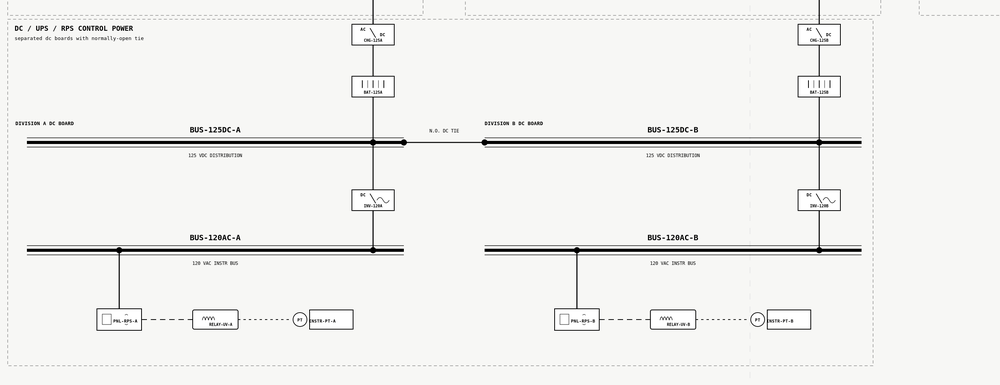
#> input picture INL works/Improved -- blind iteration on different input combinations/1/Raw + wires + junctions + OCR/codes/crop_dc_ups_rps.png, 1000 x 385 px, shrunk from 2600 x 1000 before the run; its folder holds only this picture in this run
$ python -i detect_components_folders_1_6.py   (imports and definitions only)
#> lines starting #> are read from the running program, lines starting #| are printed output that depends on the picture; after the words box and inside, x2 and y2 are one past the last pixel; in counts of white or black regions, pixels touching at a corner belong together
"""Detect components in real diagrams for folders 1-6.

This script inspects each raw PNG diagram in
`C:\Asif_all_python_projects\INL\Labeled Real Diagram Layers\1..6`
(using only image processing, no OCR), and writes a component
overlay image into every subfolder whose name contains
"+ components".

The detection is heuristic: it uses connected components on the
binary linework, then filters by area, aspect ratio, and relative
box size to avoid most text blocks, title blocks, and pure wires.
"""

import os
from typing import List, Tuple

import cv2
import numpy as np

BASE_LAYER_DIR = r"C:\Asif_all_python_projects\INL\Labeled Real Diagram Layers"


# [33 lines left out: functions find_raw_image, find_component_dirs, not called in this run]


def classify_component(
    area: int,
    width: int,
    height: int,
    image_area: int,
    image_h: int,
    image_w: int,
) -> str:
    """Heuristically classify a connected component as a component or ignore.

    Rules are tuned to reduce false positives from text and pure wires:
    - Ignore very small areas (likely individual characters or tiny marks).
    - Ignore huge areas and boxes that span a large fraction of the page
      (title blocks, big frames).
    - Ignore very skinny or extremely elongated boxes (wires, text lines).
    - Keep moderately sized, roughly rectangular blobs.
    """

    # Minimum size in pixels: tuned based on the real diagrams.
    min_area = 1000
    if area < min_area:
        return ""

    # Do not treat very large page-spanning regions as components.
    max_area = int(image_area * 0.015)  # about 1.5% of the page
    if area > max_area:
        return ""

    # Require a reasonable box size so we skip tiny specks.
    if width < 20 or height < 20:
        return ""

    aspect = width / float(height)

    # Skip strongly elongated boxes (likely wires or text lines).
    if aspect > 4.0 or aspect < 0.25:
        return ""

    # Skip boxes that are a large fraction of the page dimensions
    # (headers, big notes, title blocks).
    if width > image_w * 0.4 or height > image_h * 0.4:
        return ""

    return "component"


def detect_components(image_path: str) -> Tuple[cv2.Mat, List[Tuple[int, int, int, int, str]]]:
    """Detect components and return overlay image and bounding boxes.

    Returns (overlay_image, boxes) where boxes is a list of
    (x, y, w, h, label) with label currently always 'component'.
    """

    img = cv2.imread(image_path)
#> img is the input picture: shape (385, 1000, 3); mean B, G, R 238.5, 240.3, 240.3
    if img is None:
        raise SystemExit(f"Could not read image: {image_path}")

    gray = cv2.cvtColor(img, cv2.COLOR_BGR2GRAY)

    # Emphasize dark linework and symbols by inverting a binary Otsu
    # threshold. Text is also dark, but many small text components will
    # be filtered out by area/shape rules.
    _, binary = cv2.threshold(gray, 0, 255, cv2.THRESH_BINARY_INV | cv2.THRESH_OTSU)
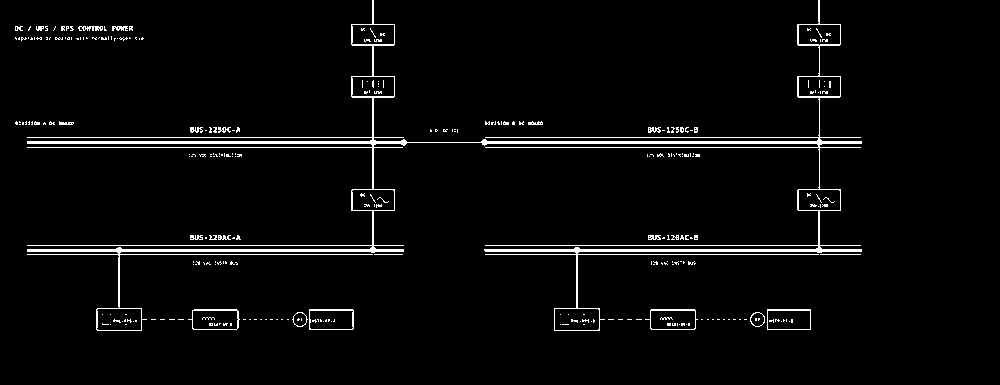
#> binary: shape (385, 1000); 3.4% white in thin lines or dots, all inside (x1, y1, x2, y2) = (15, 0, 862, 331)

    # Mild morphological cleanup to join nearby strokes without
    # over-merging everything.
    kernel = cv2.getStructuringElement(cv2.MORPH_RECT, (3, 3))
    binary = cv2.morphologyEx(binary, cv2.MORPH_CLOSE, kernel, iterations=1)
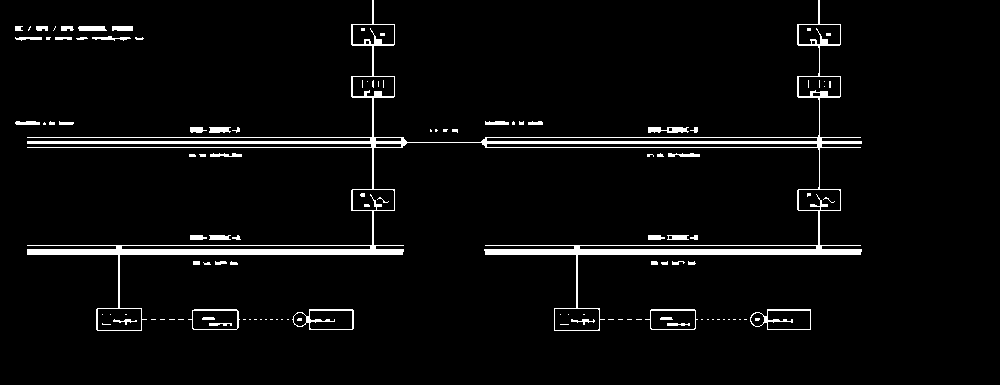
#> binary: shape (385, 1000); 4.1% white; 116 white regions (70 under 20 px), largest, box (x1, y1, x2, y2) and area: (27, 0, 862, 331) 11834, (292, 309, 354, 330) 304, (750, 309, 811, 330) 289
    binary = cv2.morphologyEx(binary, cv2.MORPH_OPEN, kernel, iterations=1)
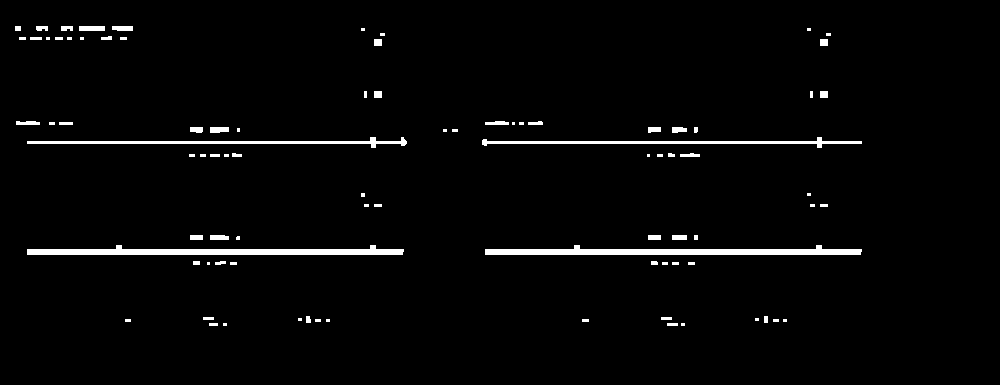
#> binary: shape (385, 1000); 2.5% white; 87 white regions (34 under 20 px), largest, box (x1, y1, x2, y2) and area: (27, 245, 404, 255) 2307, (485, 245, 862, 255) 2307, (27, 137, 407, 148) 1208

    num_labels, labels, stats, _ = cv2.connectedComponentsWithStats(binary, connectivity=8)
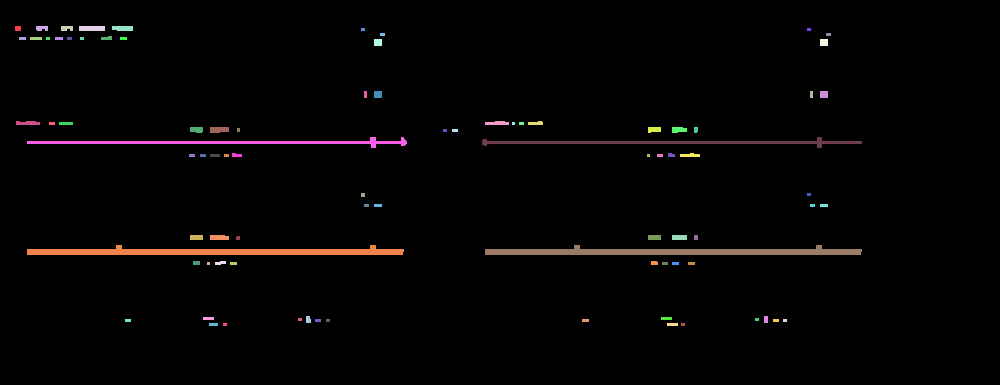
#> labels: shape (385, 1000) int32; 88 distinct labels, from 0 to 87; one colour per label, 0 black
#> num_labels = 88; stats = 88 rows, first 6: [0, 0, 1000, 385, 375249], [15, 26, 6, 5, 30], [36, 26, 12, 5, 53], [61, 26, 12, 5, 54], [79, 26, 26, 5, 130], [112, 26, 21, 5, 100]

    image_h, image_w = gray.shape
#> image_h = 385; image_w = 1000
    image_area = image_h * image_w
#> image_area = 385000

    boxes: List[Tuple[int, int, int, int, str]] = []
    for label in range(1, num_labels):  # skip background
        x, y, w, h, area = stats[label]
        cls = classify_component(area, w, h, image_area, image_h, image_w)
        if not cls:
            continue
        boxes.append((x, y, w, h, cls))
#> this loop made 87 passes
#> (x, y, w, h, area) on passes 1, 2, 3, 4, 5, 10, 11, 13, 16, 17, 18, 19: (15, 26, 6, 5, 30), (36, 26, 12, 5, 53), (61, 26, 12, 5, 54), (79, 26, 26, 5, 130), (112, 26, 21, 5, 100), (19, 37, 7, 3, 21), (30, 37, 12, 3, 36), (55, 37, 8, 3, 24), (101, 36, 11, 4, 37), (120, 37, 7, 3, 21), (374, 39, 8, 7, 56), (820, 39, 8, 7, 56)
#> after the loop, boxes = []

    overlay = img.copy()
    orange = (0, 140, 255)  # BGR

    for x, y, w, h, cls in boxes:
        cv2.rectangle(overlay, (x, y), (x + w, y + h), orange, 2)
#> this loop made 0 passes

    return overlay, boxes


# [36 lines left out: functions write_overlays_for_folder, main, not called in this run]


# [2 lines not run here, left out]

>>> result = detect_components('../Improved -- blind iteration on different input combinations/1/Raw + wires + junctions + OCR/codes/crop_dc_ups_rps.png')

$ run again, on INL works/Improved -- blind iteration on different input combinations/1/Raw + wires + junctions + OCR/codes/crop_loads_and_dc.png
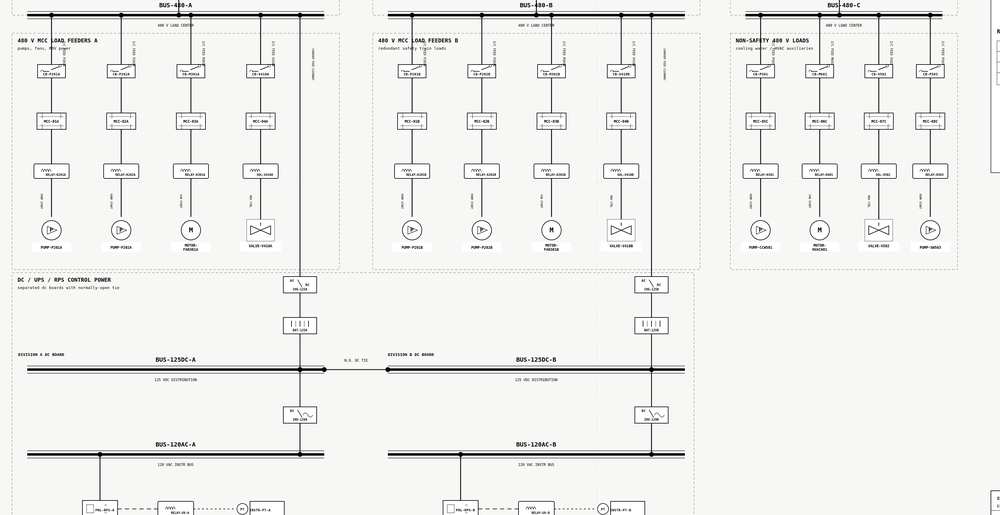
#> input picture INL works/Improved -- blind iteration on different input combinations/1/Raw + wires + junctions + OCR/codes/crop_loads_and_dc.png, 1000 x 515 px, shrunk from 3300 x 1700 before the run
#> in detect_components, img is the input picture: shape (515, 1000, 3); mean B, G, R 237.5, 239.2, 239.2
#> in detect_components, `_, binary = cv2.threshold(gray, 0, 255, cv2.THRESH_BINARY_INV | cv2.TH..`:
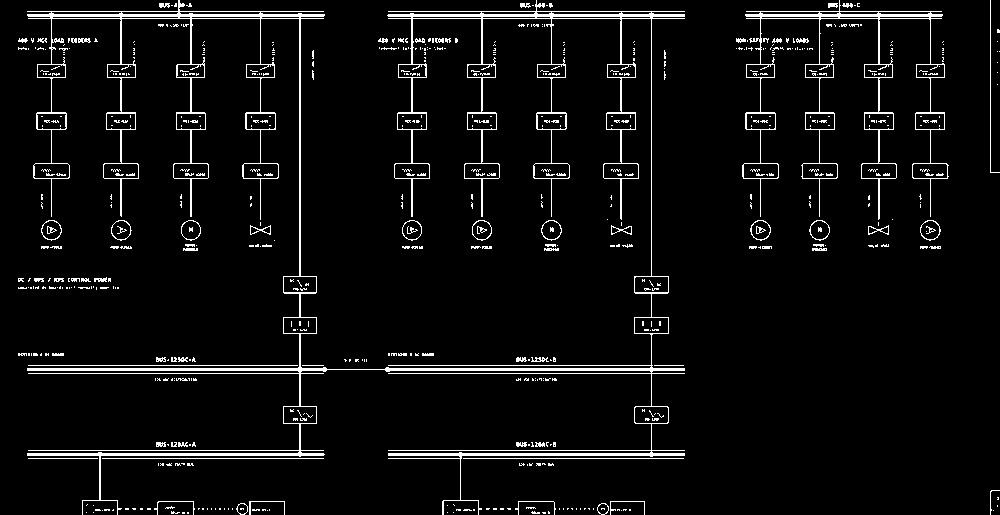
#> binary: shape (515, 1000); 5.1% white in thin lines or dots
#> in detect_components, `num_labels, labels, stats, _ = cv2.connectedComponentsWithStats(binary..`:
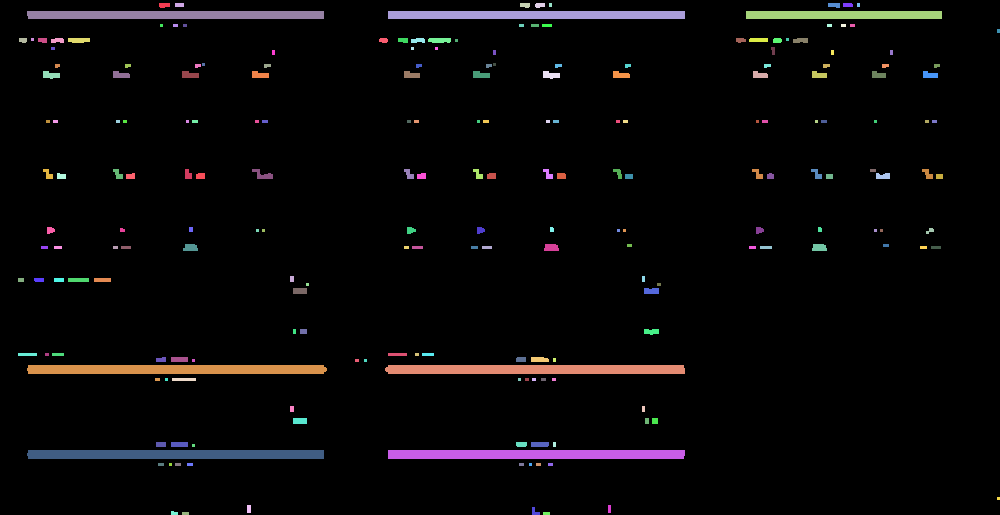
#> labels: shape (515, 1000) int32; 215 distinct labels, from 0 to 214; one colour per label, 0 black
#> num_labels = 215; stats = 215 rows, first 6: [0, 0, 1000, 515, 490711], [159, 3, 11, 5, 49], [175, 3, 9, 4, 36], [520, 3, 10, 5, 44], [535, 3, 10, 5, 43], [549, 3, 3, 4, 12]
#> the loop in detect_components, `for label in range(1, num_labels):` made 214 passes
#> after the loop in detect_components, `for label in range(1, num_labels):`: boxes = []

$ run again, on INL works/Improved -- blind iteration on different input combinations/1/Raw + wires + junctions + OCR/codes/crop_top_bus_ties.png
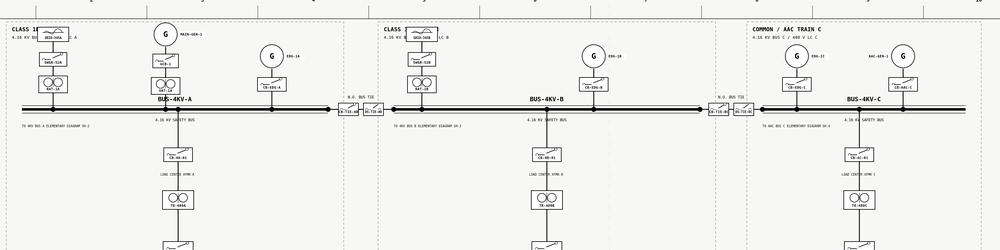
#> input picture INL works/Improved -- blind iteration on different input combinations/1/Raw + wires + junctions + OCR/codes/crop_top_bus_ties.png, 1000 x 250 px, shrunk from 3200 x 800 before the run
#> in detect_components, img is the input picture: shape (250, 1000, 3); mean B, G, R 238.1, 239.9, 239.9
#> in detect_components, `_, binary = cv2.threshold(gray, 0, 255, cv2.THRESH_BINARY_INV | cv2.TH..`:
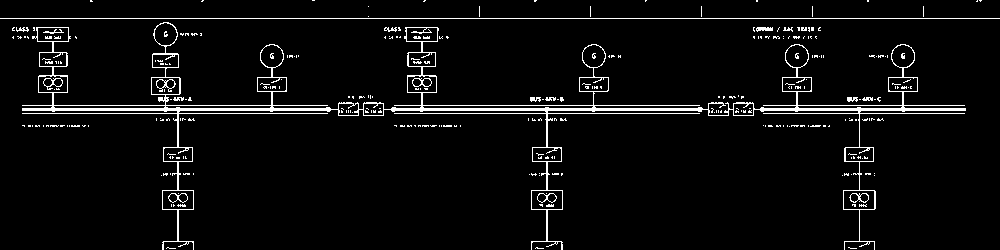
#> binary: shape (250, 1000); 4.6% white in thin lines or dots
#> in detect_components, `num_labels, labels, stats, _ = cv2.connectedComponentsWithStats(binary..`:
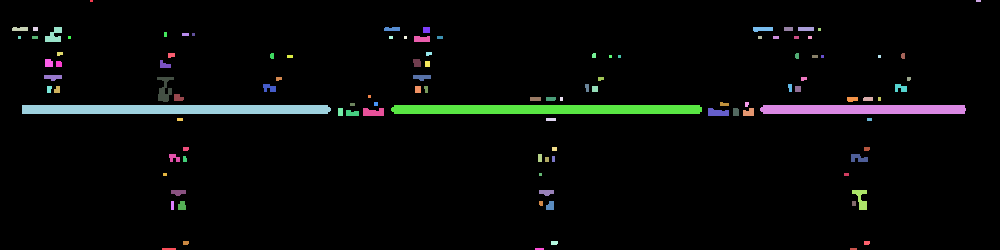
#> labels: shape (250, 1000) int32; 111 distinct labels, from 0 to 110; one colour per label, 0 black
#> num_labels = 111; stats = 111 rows, first 6: [0, 0, 1000, 250, 238579], [90, 0, 3, 2, 6], [976, 0, 5, 2, 10], [12, 27, 16, 4, 60], [33, 27, 5, 4, 20], [45, 27, 17, 15, 157]
#> the loop in detect_components, `for label in range(1, num_labels):` made 110 passes
#> (x, y, w, h, area) on passes 3 to 10: (12, 27, 16, 4, 60), (33, 27, 5, 4, 20), (45, 27, 17, 15, 157), (384, 27, 16, 4, 60), (423, 27, 7, 6, 42), (753, 27, 20, 5, 84), (784, 27, 9, 4, 36), (798, 27, 16, 4, 64)
#> after the loop in detect_components, `for label in range(1, num_labels):`: boxes = []

$ run again, on INL works/Improved -- blind iteration on different input combinations/1/Raw + wires + junctions + OCR/codes/crop_train_c_loads.png
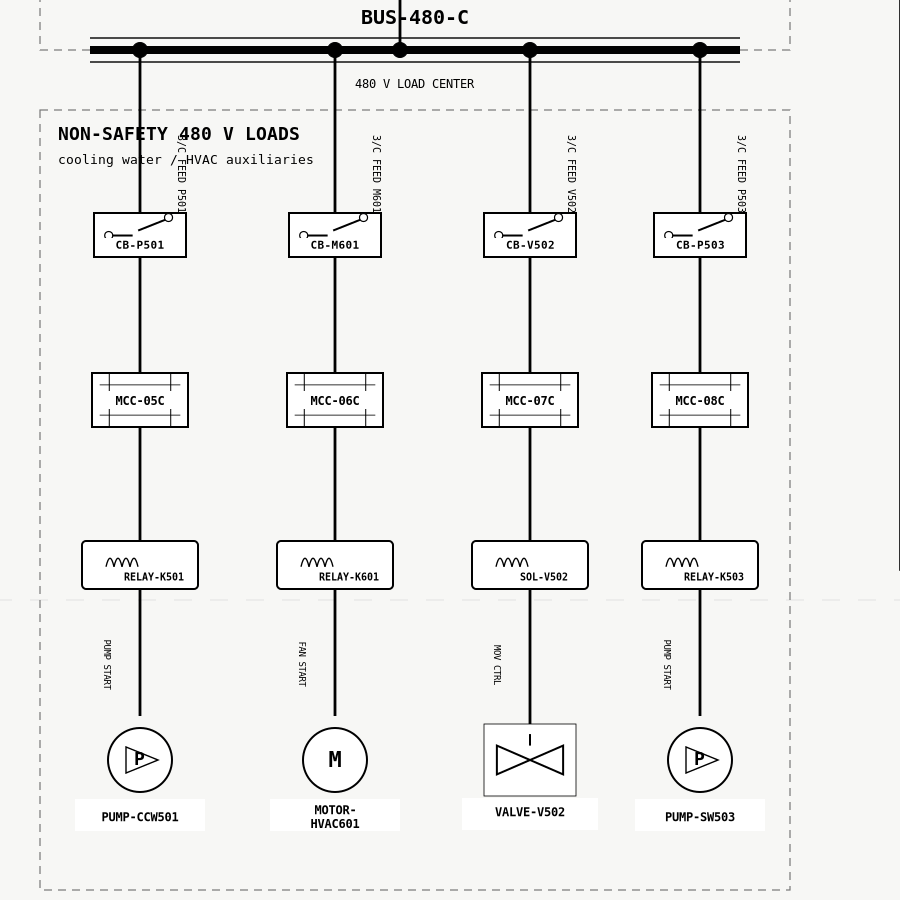
#> input picture INL works/Improved -- blind iteration on different input combinations/1/Raw + wires + junctions + OCR/codes/crop_train_c_loads.png, 900 x 900 px
#> in detect_components, img is the input picture: shape (900, 900, 3); mean B, G, R 236, 237.7, 237.7
#> in detect_components, `_, binary = cv2.threshold(gray, 0, 255, cv2.THRESH_BINARY_INV | cv2.TH..`:
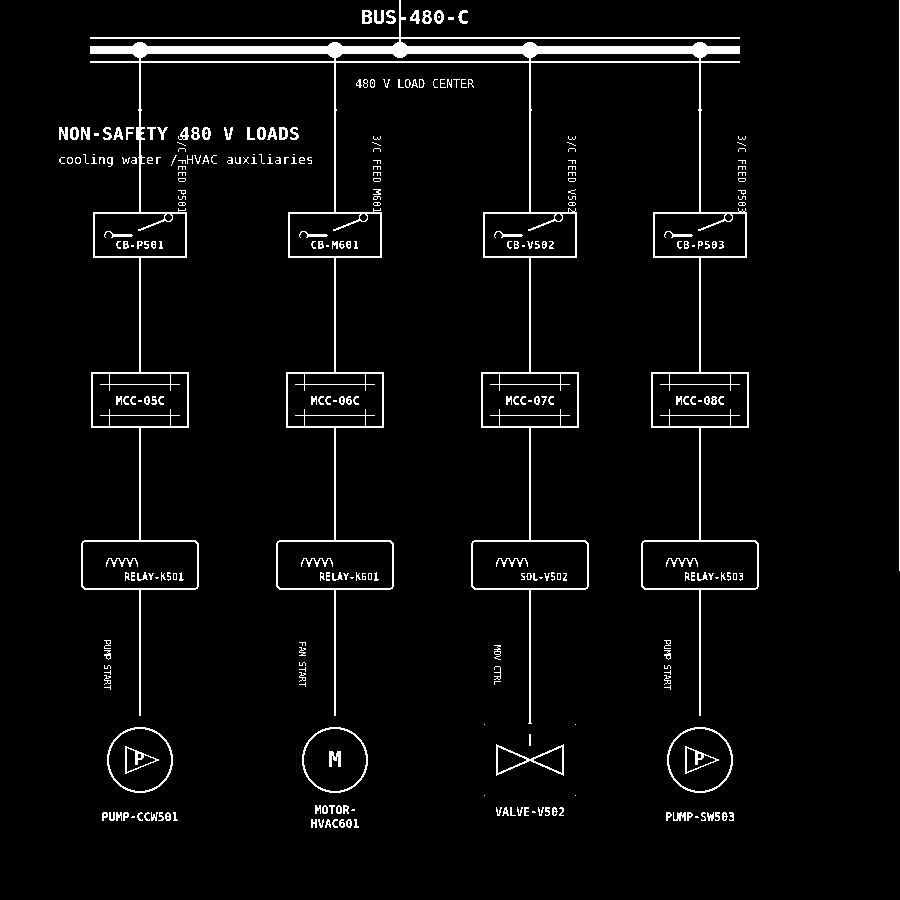
#> binary: shape (900, 900); 3.9% white in thin lines or dots, all inside (x1, y1, x2, y2) = (59, 0, 900, 828)
#> in detect_components, `num_labels, labels, stats, _ = cv2.connectedComponentsWithStats(binary..`:
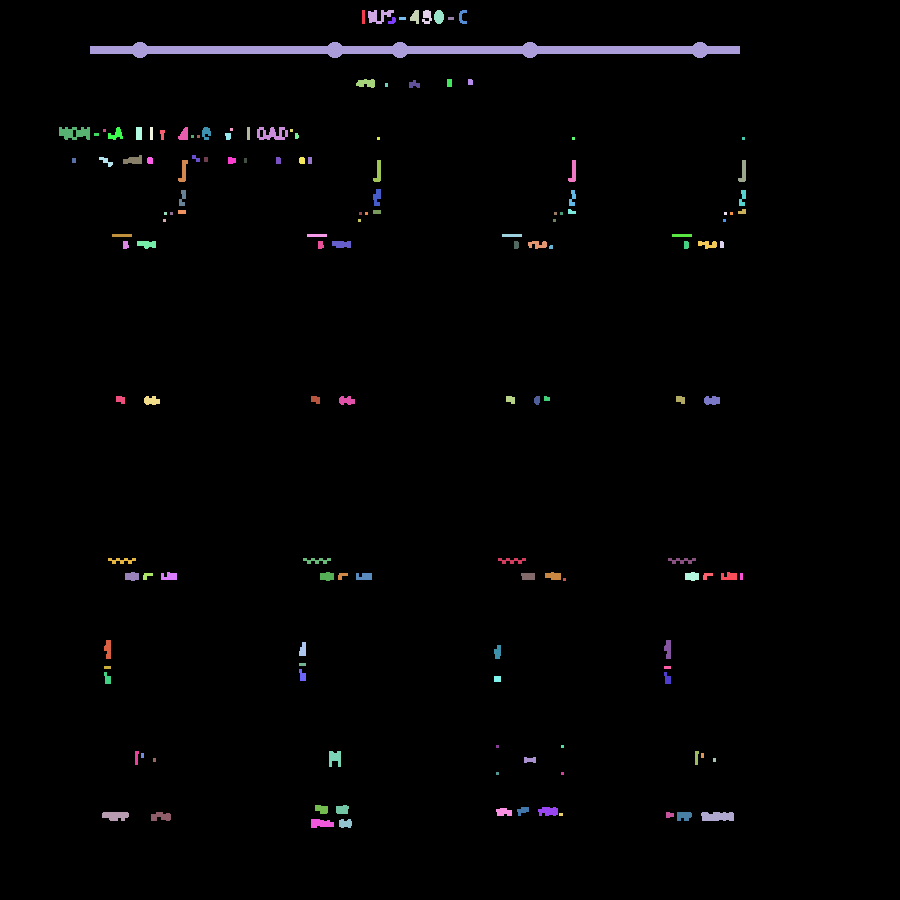
#> labels: shape (900, 900) int32; 147 distinct labels, from 0 to 146; one colour per label, 0 black
#> num_labels = 147; stats = 147 rows, first 6: [0, 0, 900, 900, 795380], [362, 10, 3, 14, 42], [368, 10, 26, 14, 195], [410, 10, 9, 14, 87], [422, 10, 10, 14, 95], [434, 10, 10, 14, 112]
#> the loop in detect_components, `for label in range(1, num_labels):` made 146 passes
#> (x, y, w, h, area) on passes 1 to 8: (362, 10, 3, 14, 42), (368, 10, 26, 14, 195), (410, 10, 9, 14, 87), (422, 10, 10, 14, 95), (434, 10, 10, 14, 112), (459, 10, 8, 14, 64), (388, 17, 8, 7, 36), (399, 17, 7, 3, 21)
#> after the loop in detect_components, `for label in range(1, num_labels):`: boxes = []
